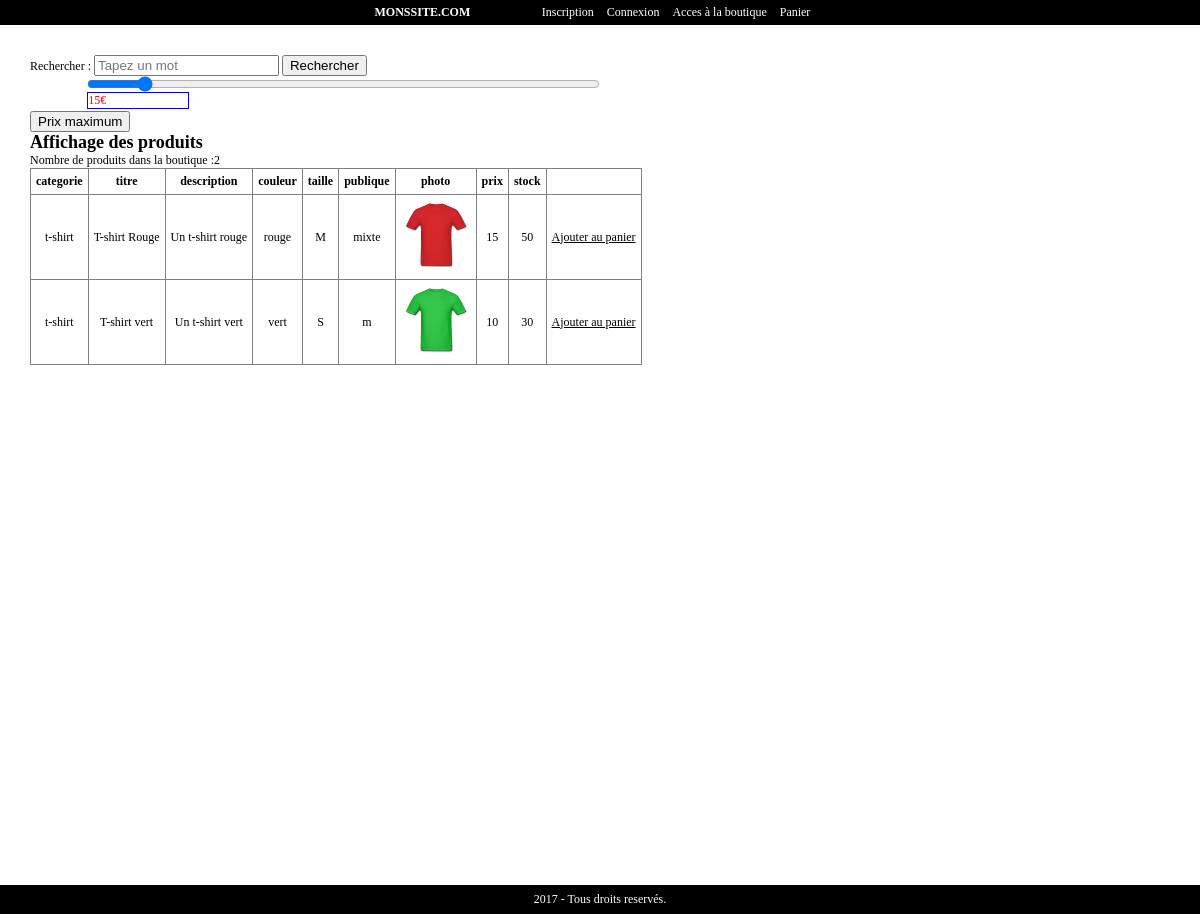
The page /boutiqueold.php on the database its author committed.
### tables this page shows
CREATE TABLE `produit` (
  `id_produit` int(3) NOT NULL,
  `reference` varchar(20) NOT NULL,
  `categorie` varchar(20) NOT NULL,
  `titre` varchar(100) NOT NULL,
  `description` text NOT NULL,
  `couleur` varchar(20) NOT NULL,
  `taille` varchar(5) NOT NULL,
  `publique` enum('m','f','mixte') NOT NULL,
  `photo` varchar(250) NOT NULL,
  `prix` int(3) NOT NULL,
  `stock` int(3) NOT NULL
);

### inc/fonction.inc.php (called while the page is built, shortened)
<?php
function executeRequete($req)
{
    global $mysqli;
    $resultat = $mysqli -> query($req);
    return $resultat;
}

### boutiqueold.php (the view, shortened to what this page needs)
<?php
require_once("inc/init.inc.php");
?>
<?php require_once("inc/haut.inc.php"); ?>
<form method="post" action="<?php echo $_SERVER['PHP_SELF']; ?>">
    <label for="motcle">Rechercher : </label>
    <input type="search" name="motcle" placeholder="Tapez un mot" size="20px">
    <input type="submit" name="rechercher" value="Rechercher">
</form>
<form method="post" action="<?php echo $_SERVER['PHP_SELF']; ?>">
    <div style="position:relative; margin:auto; width:90%; margin-bottom: 15px;">
        <span style="position:absolute; color:red; border:1px solid blue; min-width:100px;">
            <span id="myValue"></span>
        </span>
        <input name="range" value="15" type="range" id="myRange" max="150" min="0" style="width:50%">
    </div>
    <input type="submit" name="prixMax" value="Prix maximum">
</form>
<?php
if(empty($_POST['motcle'])){
    if (empty($_GET['page'])) {
        $resultat = executeRequete("SELECT * FROM produit WHERE prix <= $_POST[range] LIMIT 0, 6");
    }
    elseif ($_GET['page'] < 1) {
        header("location:boutique.php");
    }
    else {
        $offset = ($_GET['page']-1)*6;
        $resultat = executeRequete("SELECT * FROM produit WHERE prix <= $_POST[range] LIMIT $offset, 6");
    }
    $contenu .= '<h2> Affichage des produits </h2>';
    $contenu .= 'Nombre de produits dans la boutique :' . $resultat->num_rows;
}
createTab($resultat, $contenu);
echo $contenu;
function createTab($resultat, &$contenu){
    $contenu .= '<table border="1"><tr>';
    while ($colonne = $resultat->fetch_field()) {
        if ($colonne->name != 'id_produit' && $colonne->name != 'reference') {
            $contenu .= '<th>' . $colonne->name . ' </th>';
        }
    }
    while ($ligne = $resultat->fetch_assoc()) {
        $contenu .= "<form action=\"$_SERVER[PHP_SELF]\" method=\"POST\">";
        $contenu .= '<tr>';
        foreach ($ligne as $item => $value) {
          if ($item == "id_produit") {
              $contenu .= '<input type="hidden" name="id_commande" value="'. $id_commande .'"/>';
          }
            if ($item != 'id_produit' && $item != 'reference') {
                if ($item == "photo") {
                    $contenu .= '<td> <img src="inc/img/photoProduit/' . $value . '" width = "70px" height = "70px"/></td>';
                } else {
                    $contenu .= '<td>' . $value . '</td>';
                }
            }
        }
        $contenu .= '<td> <u><a href="?action=panier&id_produit = ' . $ligne['id_produit'] . '" onclick="return(alert ("Ajouté au panier"));">Ajouter au panier </a></u> </td>';
    }
    $contenu .= '</table>';
}
?>
<?php require_once("inc/bas.inc.php"); ?>

### inc/css/style.css (style rules this page uses)
* { margin: 0; }
body { font-family : verdana; font-size: 12px; }
a { text-decoration: none; color: #000; }
table { border-collapse: collapse; }
table tr td { text-align: center; }
td, th { padding: 5px; }

### rows shown on the page
produit: categorie "t-shirt", titre "T-shirt Rouge", description "Un t-shirt rouge", couleur "rouge", taille "M", publique "mixte", photo (picture), prix "15", stock "50"
produit: categorie "t-shirt", titre "T-shirt vert", description "Un t-shirt vert", couleur "vert", taille "S", publique "m", photo (picture), prix "10", stock "30"

### other values the page prints
$colonne->name "categorie"
$colonne->name "titre"
$colonne->name "description"
$colonne->name "couleur"
$colonne->name "taille"
$colonne->name "publique"
$colonne->name "photo"
$colonne->name "prix"
$colonne->name "stock"
